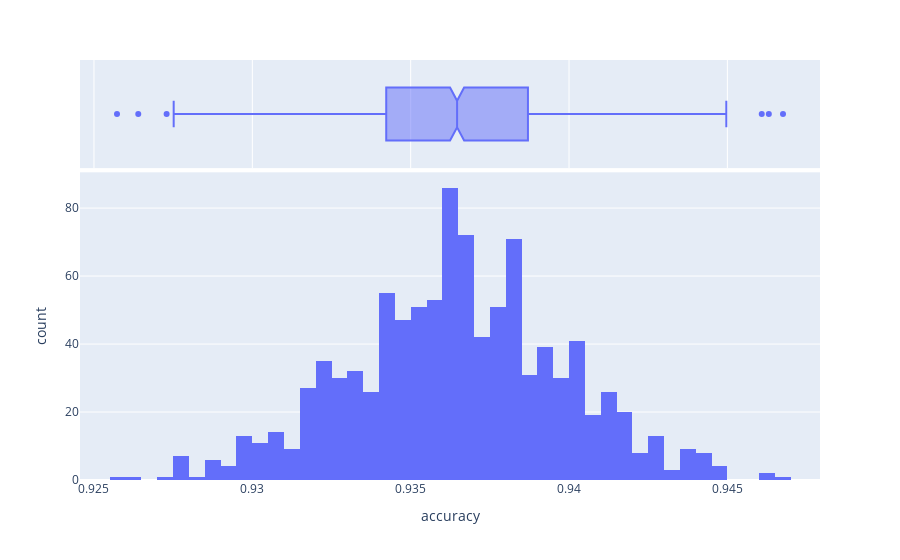

Notebook cell for this chart:
### Code cell
import plotly.express as px
df = accuracies_group.to_numpy()
#df = accuracies_ID
fig = px.histogram(df,  marginal="box",\
        labels={'count':'amount of bootstraps', 'value':'accuracy'}, hover_data=df.transpose())
fig.update_layout(showlegend=False)
fig.show()

### Figure 1 — Plotly figure (JSON) as saved in the notebook; plotly's stock layout.template omitted (floating-point values rounded to 4 significant figures; data arrays with more than 128 entries replaced by an {"elided": "..."} marker saying what was removed)
{"data": [{"alignmentgroup": "True", "bingroup": "x", "hovertemplate": "variable=0<br>accuracy=%{x}<br>count=%{y}<extra></extra>", "legendgroup": "0", "marker": {"color": "#636efa", "pattern": {"shape": ""}}, "name": "0", "offsetgroup": "0", "orientation": "v", "showlegend": true, "type": "histogram", "x": {"elided": "1000 float values"}, "xaxis": "x", "yaxis": "y"}, {"alignmentgroup": "True", "customdata": {"elided": "1000x1 float values"}, "hovertemplate": "variable=0<br>accuracy=%{x}<br>hover_data_0=%{customdata[0]}<extra></extra>", "legendgroup": "0", "marker": {"color": "#636efa"}, "name": "0", "notched": true, "offsetgroup": "0", "showlegend": false, "type": "box", "x": {"elided": "1000 float values"}, "xaxis": "x2", "yaxis": "y2"}], "layout": {"barmode": "relative", "legend": {"title": {"text": "variable"}, "tracegroupgap": 0}, "margin": {"t": 60}, "showlegend": false, "xaxis": {"anchor": "y", "domain": [0, 1], "title": {"text": "accuracy"}}, "xaxis2": {"anchor": "y2", "domain": [0, 1], "matches": "x", "showgrid": true, "showticklabels": false}, "yaxis": {"anchor": "x", "domain": [0, 0.7326], "title": {"text": "count"}}, "yaxis2": {"anchor": "x2", "domain": [0.7426, 1], "matches": "y2", "showgrid": false, "showline": false, "showticklabels": false, "ticks": ""}}}
